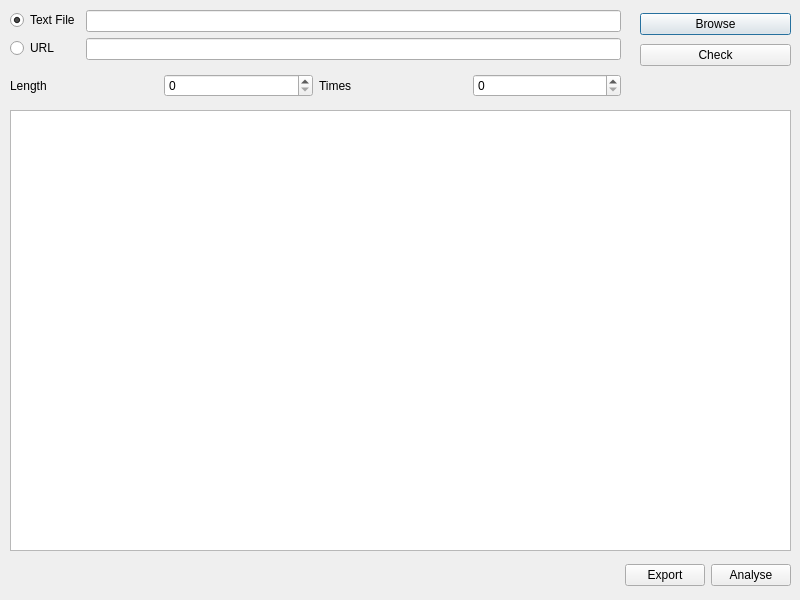
<?xml version="1.0" encoding="UTF-8"?>
<ui version="4.0">
 <class>MainDialog</class>
 <widget class="QDialog" name="MainDialog">
  <property name="geometry">
   <rect>
    <x>0</x>
    <y>0</y>
    <width>800</width>
    <height>600</height>
   </rect>
  </property>
  <property name="windowTitle">
   <string>Dialog</string>
  </property>
  <widget class="QWidget" name="formLayoutWidget">
   <property name="geometry">
    <rect>
     <x>10</x>
     <y>10</y>
     <width>611</width>
     <height>62</height>
    </rect>
   </property>
   <layout class="QFormLayout" name="formLayout">
    <property name="fieldGrowthPolicy">
     <enum>QFormLayout::AllNonFixedFieldsGrow</enum>
    </property>
    <property name="horizontalSpacing">
     <number>6</number>
    </property>
    <item row="0" column="0">
     <widget class="QRadioButton" name="textFileRadio">
      <property name="text">
       <string>Text File</string>
      </property>
      <property name="checked">
       <bool>true</bool>
      </property>
     </widget>
    </item>
    <item row="0" column="1">
     <widget class="QLineEdit" name="textFileInput"/>
    </item>
    <item row="1" column="1">
     <widget class="QLineEdit" name="URLInput"/>
    </item>
    <item row="1" column="0">
     <widget class="QRadioButton" name="URLRadio">
      <property name="text">
       <string>URL</string>
      </property>
     </widget>
    </item>
   </layout>
  </widget>
  <widget class="QWidget" name="verticalLayoutWidget">
   <property name="geometry">
    <rect>
     <x>640</x>
     <y>10</y>
     <width>151</width>
     <height>61</height>
    </rect>
   </property>
   <layout class="QVBoxLayout" name="verticalLayout_3">
    <item>
     <widget class="QPushButton" name="browseButton">
      <property name="text">
       <string>Browse</string>
      </property>
     </widget>
    </item>
    <item>
     <widget class="QPushButton" name="checkButton">
      <property name="text">
       <string>Check</string>
      </property>
     </widget>
    </item>
   </layout>
  </widget>
  <widget class="QWidget" name="horizontalLayoutWidget">
   <property name="geometry">
    <rect>
     <x>10</x>
     <y>70</y>
     <width>611</width>
     <height>31</height>
    </rect>
   </property>
   <layout class="QHBoxLayout" name="horizontalLayout_4">
    <item>
     <widget class="QLabel" name="lengthLabel">
      <property name="text">
       <string>Length</string>
      </property>
     </widget>
    </item>
    <item>
     <widget class="QSpinBox" name="lengthSpin">
      <property name="maximum">
       <number>1000</number>
      </property>
     </widget>
    </item>
    <item>
     <widget class="QLabel" name="timesLabel">
      <property name="text">
       <string>Times</string>
      </property>
     </widget>
    </item>
    <item>
     <widget class="QSpinBox" name="timesSpin">
      <property name="maximum">
       <number>1000000</number>
      </property>
     </widget>
    </item>
   </layout>
  </widget>
  <widget class="QTableView" name="resultTableView">
   <property name="geometry">
    <rect>
     <x>10</x>
     <y>110</y>
     <width>781</width>
     <height>441</height>
    </rect>
   </property>
  </widget>
  <widget class="QWidget" name="horizontalLayoutWidget_2">
   <property name="geometry">
    <rect>
     <x>10</x>
     <y>560</y>
     <width>781</width>
     <height>31</height>
    </rect>
   </property>
   <layout class="QHBoxLayout" name="horizontalLayout_5">
    <item>
     <spacer name="exportSaveSpacer">
      <property name="orientation">
       <enum>Qt::Horizontal</enum>
      </property>
      <property name="sizeHint" stdset="0">
       <size>
        <width>40</width>
        <height>20</height>
       </size>
      </property>
     </spacer>
    </item>
    <item>
     <widget class="QPushButton" name="exportButton">
      <property name="text">
       <string>Export</string>
      </property>
     </widget>
    </item>
    <item>
     <widget class="QPushButton" name="analyseButton">
      <property name="text">
       <string>Analyse</string>
      </property>
     </widget>
    </item>
   </layout>
  </widget>
  <widget class="QWidget" name="verticalLayoutWidget_2">
   <property name="geometry">
    <rect>
     <x>640</x>
     <y>70</y>
     <width>151</width>
     <height>31</height>
    </rect>
   </property>
   <layout class="QVBoxLayout" name="verticalLayout">
    <item>
     <spacer name="lengthTimesSpacer">
      <property name="orientation">
       <enum>Qt::Horizontal</enum>
      </property>
      <property name="sizeHint" stdset="0">
       <size>
        <width>155</width>
        <height>28</height>
       </size>
      </property>
     </spacer>
    </item>
   </layout>
  </widget>
 </widget>
 <resources/>
 <connections/>
</ui>
